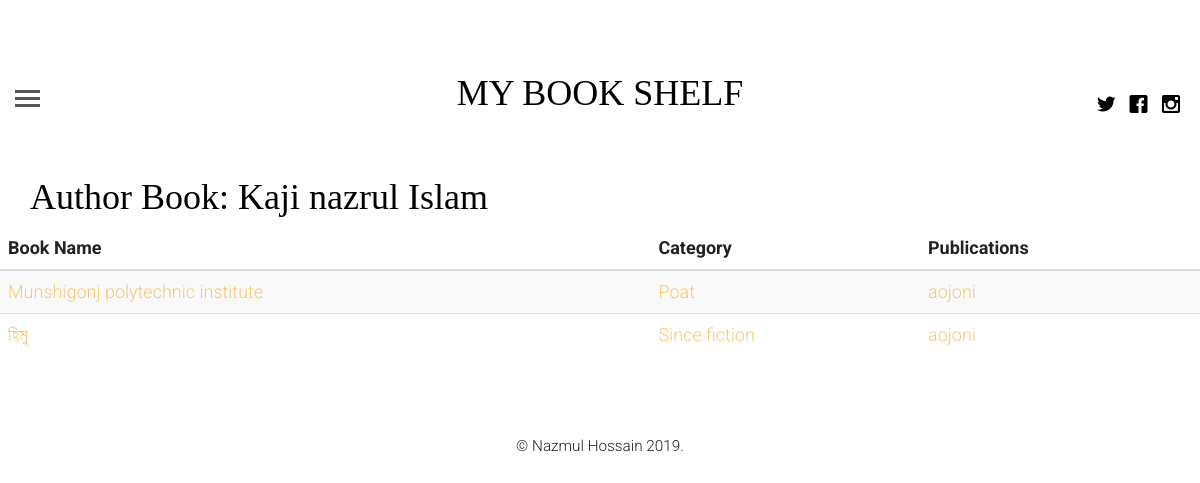
The app's page /book/author/Kaji nazrul Islam with its own data.
### book_shelf/models.py (models this page shows, shortened)
class BookAuthor(models.Model):
    name = models.CharField(max_length=100)

class NeedToRead(models.Model):
    name = models.CharField(max_length=100)
    pictur = models.ImageField()
    book_author = models.ForeignKey(BookAuthor,on_delete=models.CASCADE)
    category = models.ForeignKey(Category,on_delete=models.CASCADE)
    price = models.IntegerField()
    publisher = models.ForeignKey(Publisher,on_delete=models.CASCADE)
    target_date = models.DateField()
    status_choices = (
        ('High','High'),
        ('Medium','Medium'),
        ('Low','Low'),
        ('Done','Done')
    )
    status = models.CharField(max_length=6,choices=status_choices)
    posted_on = models.DateTimeField(auto_now=False,auto_now_add=True)
    update_on = models.DateTimeField(auto_now=True,auto_now_add=False)

class Category(models.Model):
    name = models.CharField(max_length=100)
    def __str__(self):
        return self.name

class Publisher(models.Model):
    name = models.CharField(max_length=100)
    def __str__(self):
        return self.name

### book_shelf/views.py (the view)
# urls.py: path('book/author/<book_auth>',author_book,name="author_book"),
def author_book(request,book_auth):
    auth_books = NeedToRead.objects.filter(book_author__name = book_auth)
    context = {
        "auth_books":auth_books,
        "book_autor_name":book_auth
    }
    return render(request,'book_shelf/author_book.html',context)

### template/book_shelf/author_book.html (shortened to what this page needs)
{% extends 'base.html' %}
{% block content %}
            <h1 class="container">Author Book: {{book_autor_name}}</h1>
     <table class="table table-striped">
    <thead>
        <tr>
        <th scope="col"> Book Name </th>
        <th scope="col">Category</th>
        <th scope="col">Publications</th>
        </tr>
    </thead>
    <tbody>
        {% for book in auth_books %}
        <tr>
        <td><a href="{% url 'book_details' book.id %}">{{book.name}}</a></td>
        <td> <a href="{% url 'category_book' book.category %}">{{book.category}}</a></td>
        <td> <a href="{% url 'publisar_book' book.publisher %}">{{book.publisher}}</a></td>
        </tr>
        {% endfor %}
    </tbody>
    </table>
{% endblock %}

### book_shelf/static/css/style.css (style rules this page uses)
html { background: #fff; }
body { font-family: "Roboto", arial, sans-serif; font-size: 18px; font-weight: 300; line-height: 1.8; color: #222; background: #fff; }
a { color: #f7c873; -webkit-transition: 0.5s; -o-transition: 0.5s; transition: 0.5s; }
h1, h2, h3, h4, h5, h6 { font-family: "Playfair Display", times, serif; color: #000; }

### records on screen
BookAuthor: name "Kaji nazrul Islam"
NeedToRead: name "Munshigonj polytechnic institute", category "Poat", publisher "aojoni"
NeedToRead: name "হিমু", category "Since fiction", publisher "aojoni"
